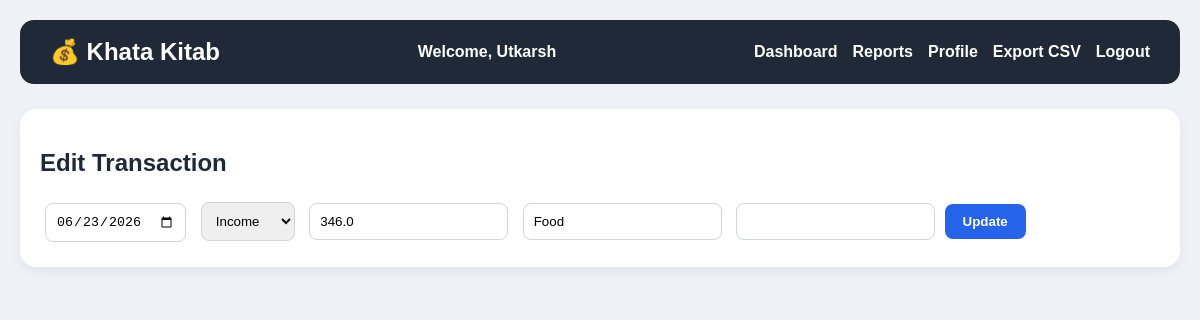
The page /edit/8 (signed in) on the database its author committed.
### tables this page shows
CREATE TABLE users(
    id INTEGER PRIMARY KEY AUTOINCREMENT,
        name TEXT NOT NULL,
            email TEXT UNIQUE NOT NULL,
                password_hash TEXT NOT NULL
                );

CREATE TABLE transactions(
        id INTEGER PRIMARY KEY AUTOINCREMENT,
        transaction_date TEXT,
        transaction_type TEXT,
        amount REAL,
        category TEXT,
        note TEXT
    , user_id INTEGER);

### app.py (the view, shortened to what this page needs)
@app.route("/edit/<int:id>", methods=["GET", "POST"])
@login_required
def edit(id):
    conn = get_db()
    cur = conn.cursor()
    cur.execute(
        "SELECT * FROM transactions WHERE id=? AND user_id=?",
        (id, current_user.id)
    )
    txn = cur.fetchone()
    conn.close()
    if not txn:
        flash("Transaction not found.")
        return redirect("/dashboard")  # FIX
    return render_template("edit.html", txn=txn)

### app.py (called while the page is built)
def get_db():
    return sqlite3.connect("khatakitab.db")

@login_manager.user_loader
def load_user(user_id):
    conn = get_db()
    cur = conn.cursor()
    cur.execute("SELECT id, name, email FROM users WHERE id=?", (user_id,))
    row = cur.fetchone()
    conn.close()
    if row:
        return User(row[0], row[1], row[2])
    return None

### templates/edit.html (shortened to what this page needs)
{% extends "layout.html" %}
{% block content %}
<div class="form-card">
<h2>Edit Transaction</h2>
<form method="POST">
    <input type="date"
           name="transaction_date"
           value="{{ txn[1] }}"
           required>
    <select name="transaction_type">
        <option {% if txn[2]=='Income' %}selected{% endif %}>
            Income
        </option>
    </select>
    <input type="number"
           step="0.01"
           name="amount"
           value="{{ txn[3] }}"
           required>
    <input type="text"
           name="category"
           value="{{ txn[4] }}"
           required>
    <input type="text"
           name="note"
           value="{{ txn[5] }}">
    <button type="submit">
        Update
    </button>
</form>
</div>
{% endblock %}

### templates/layout.html (shortened to what this page needs)
<!DOCTYPE html>
<html>
<head>
<link rel="stylesheet"
      href="{{ url_for('static', filename='style.css') }}">
</head>
<body>
<div class="navbar">
    <div class="logo">
        💰 Khata Kitab
    </div>
    <div class="user-info">
        {% if current_user.is_authenticated %}
            Welcome, {{ current_user.name }}
        {% endif %}
    </div>
    <div class="nav-links">
        <a href="/">Dashboard</a>
        <a href="/reports">Reports</a>
        <a href="/profile">Profile</a>
        <a href="/export">Export CSV</a>
        {% if current_user.is_authenticated %}
            <a href="/logout">Logout</a>
        {% else %}
            <a href="/login">Login</a>
            <a href="/signup">Signup</a>
        {% endif %}
    </div>
</div>
<div class="container">
    {% block content %}
    {% endblock %}
</div>
</body>
</html>

### static/style.css (style rules this page uses)
body { font-family: Arial, sans-serif; background:#eef2f7; margin:0; padding:20px; color:#1f2937; }
.navbar { background:#1f2937; color:white; padding:18px 30px; display:flex; justify-content:space-between; align-items:center; border-radius:14px; margin-bottom:25px; }
.logo { font-size:24px; font-weight:bold; }
.user-info { flex:1; text-align:center; font-size:16px; font-weight:600; color:white; }
.nav-links { display:flex; align-items:center; gap:15px; }
.nav-links a { color:white; text-decoration:none; font-weight:600; }
.container { max-width:1200px; margin:auto; }
.form-card { background:white; padding:20px; border-radius:16px; margin-bottom:25px; box-shadow:0 4px 12px rgba(0,0,0,0.06); }
input, select { padding:10px; margin:5px; border:1px solid #d1d5db; border-radius:8px; }
button { background:#2563eb; color:white; border:none; padding:10px 18px; border-radius:8px; cursor:pointer; font-weight:bold; }

### rows shown on the page
users: name "Utkarsh"
transactions: transaction_date "06/23/2026", transaction_type "Income", amount "346.0", category "Food"
